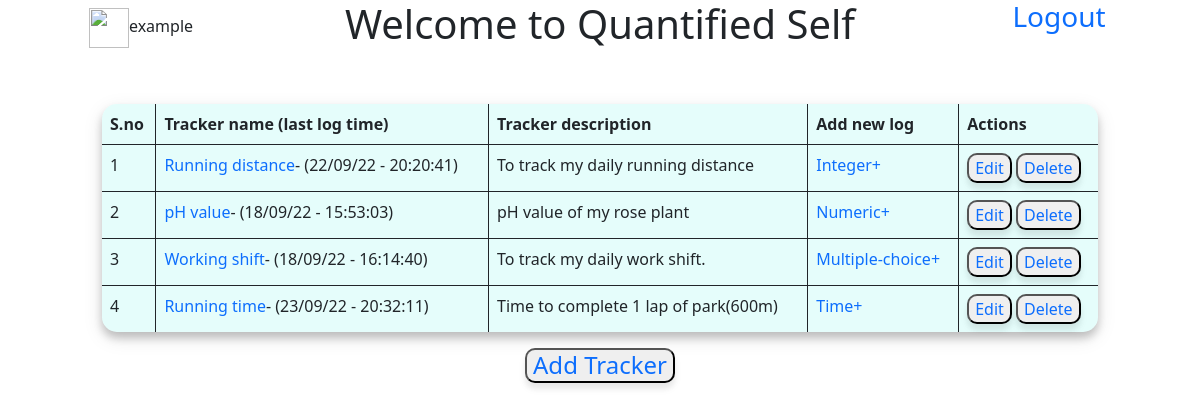
Screenshot of /main (signed in) with the database file from the repository.
### database.py (models this page shows)
class User(db.Model,UserMixin):
    id=db.Column(db.Integer,primary_key=True,autoincrement=True)
    username=db.Column(db.String,nullable=False,unique=True)
    password=db.Column(db.String,nullable=False)
    trackers=db.relationship("tracker",cascade='all',backref="parent")
    email = db.Column(db.String, unique=True)
    active = db.Column(db.Boolean())
    fs_uniquifier = db.Column(db.String(255), unique=True, nullable=False)
    roles = db.relationship('Role', secondary=roles_users,backref=db.backref('users', lazy='dynamic'))

class tracker(db.Model):
    user_id=db.Column(db.Integer,db.ForeignKey('user.id'),nullable=False)
    tracker_id=db.Column(db.Integer,primary_key=True,autoincrement=True)
    name=db.Column(db.String(30),nullable=False)
    desc=db.Column(db.String)
    type=db.Column(db.String,nullable=False)
    settings=db.Column(db.String)
    lastupdate=db.Column(db.DateTime)
    logs=db.relationship("log",cascade='all', backref="parent")

### application/controllers.py (the view)
@app.route('/main')
@login_required
def main():
    return render_template('main.html',user=current_user,datetime=datetime)

### templates/main.html (shortened to what this page needs)
<!DOCTYPE html>
<html lang="en" dir="ltr">
  <head>
    <link href="https://cdn.jsdelivr.net/npm/bootstrap@5.0.2/dist/css/bootstrap.min.css" rel="stylesheet">
    <link rel="stylesheet" href="/static/main.css">
  </head>
  <body>
    <div class="row">
      <div class="col-sm-3 d-flex justify-content-center">
        <span class="align-self-center"><img src='/static/userimg.png' width="40px" height="40px" />{{user.username}}</span>
      </div>
      <div class="col-sm-6 d-flex justify-content-center">
        <h1>Welcome to Quantified Self</h1>
      </div>
      <div class="col-sm-3 d-flex justify-content-center">
        <a class="h3" href="/logout" align="right">Logout</a>
      </div>
    </div>
    <br>
    <br>
    <div class="row main ">
      <div class="col-10 offset-1">
        <table class='table table-bordered tracker_table'>
          <thead>
            <tr>
              <th>S.no</th>
              <th>Tracker name (last log time)</th>
              <th>Tracker description</th>
              <th>Add new log</th>
              <th>Actions</th>
            </tr>
          </thead>
          <tbody>
            {% for t in user.trackers %}
            <tr>
              <td>{{loop.index}}</td>
              <td><a href="/tracker/{{t.tracker_id}}">{{t.name}}</a>- {% if t.lastupdate %}({{datetime.strftime(t.lastupdate,'%d/%m/%y - %H:%M:%S')}}){% else %} (-/-/- -:-:-) {% endif %}</td>
              <td>{{t.desc}}</td>
              <td><a href="/{{t.tracker_id}}/log/add">{{t.type}}+</a></td>
              <td>
                <button type="button" value="edit"><a href="/tracker/{{t.tracker_id}}/update">Edit</a></button>
                <button type="button" value="delete"><a href="/tracker/{{t.tracker_id}}/delete">Delete</a></button>
              </td>
            </tr>
            {% endfor %}
          </tbody>
        </table>
        <div class="text-center">
          <button class="button" type="button" name="button"><a class="h4" href="/tracker/add">Add Tracker</a> </button>
        </div>
      </div>
    </div>
  </body>
</html>

### static/main.css (style rules this page uses)
.table { box-shadow: 0 6px 8px 0 rgba(0, 0, 0, 0.2), 0 6px 20px 0 rgba(0, 0, 0, 0.1); background-color: #8bf7ed38; border-radius: 15px; border: hidden; }
button { box-shadow: 0 6px 8px 0 rgba(0, 0, 0, 0.05), 0 6px 5px 0 rgba(0, 0, 0, 0.05); border-radius: 10px; }
a { text-decoration: none; }

### rows the page displays
User: username "example"
tracker: name "Running distance", strftime "22/09/22 - 20:20:41", desc "To track my daily running distance", type "Integer"
tracker: name "pH value", strftime "18/09/22 - 15:53:03", desc "pH value of my rose plant", type "Numeric"
tracker: name "Working shift", strftime "18/09/22 - 16:14:40", desc "To track my daily work shift.", type "Multiple-choice"
tracker: name "Running time", strftime "23/09/22 - 20:32:11", desc "Time to complete 1 lap of park(600m)", type "Time"
